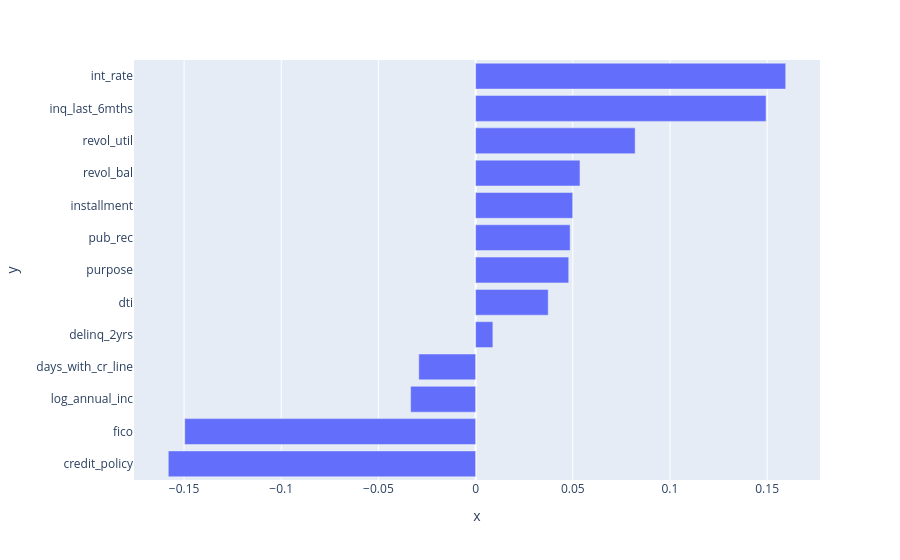

The notebook cell this image was saved under:
### Code cell
corr_loan =  df.corr(numeric_only=True)['not_fully_paid'].drop('not_fully_paid').sort_values(ascending=True)

px.bar(y=corr_loan.index,x=corr_loan.values)

### Figure 1 — Plotly figure (JSON) as saved in the notebook; plotly's stock layout.template omitted (floating-point values rounded to 4 significant figures)
{"data": [{"alignmentgroup": "True", "hovertemplate": "x=%{x}<br>y=%{y}<extra></extra>", "legendgroup": "", "marker": {"color": "#636efa", "pattern": {"shape": ""}}, "name": "", "offsetgroup": "", "orientation": "h", "showlegend": false, "textposition": "auto", "type": "bar", "x": [-0.1581, -0.1497, -0.03344, -0.02924, 0.008881, 0.03736, 0.04791, 0.04863, 0.04996, 0.0537, 0.08209, 0.1495, 0.1596], "xaxis": "x", "y": ["credit_policy", "fico", "log_annual_inc", "days_with_cr_line", "delinq_2yrs", "dti", "purpose", "pub_rec", "installment", "revol_bal", "revol_util", "inq_last_6mths", "int_rate"], "yaxis": "y"}], "layout": {"barmode": "relative", "legend": {"tracegroupgap": 0}, "margin": {"t": 60}, "xaxis": {"anchor": "y", "domain": [0, 1], "title": {"text": "x"}}, "yaxis": {"anchor": "x", "domain": [0, 1], "title": {"text": "y"}}}}
